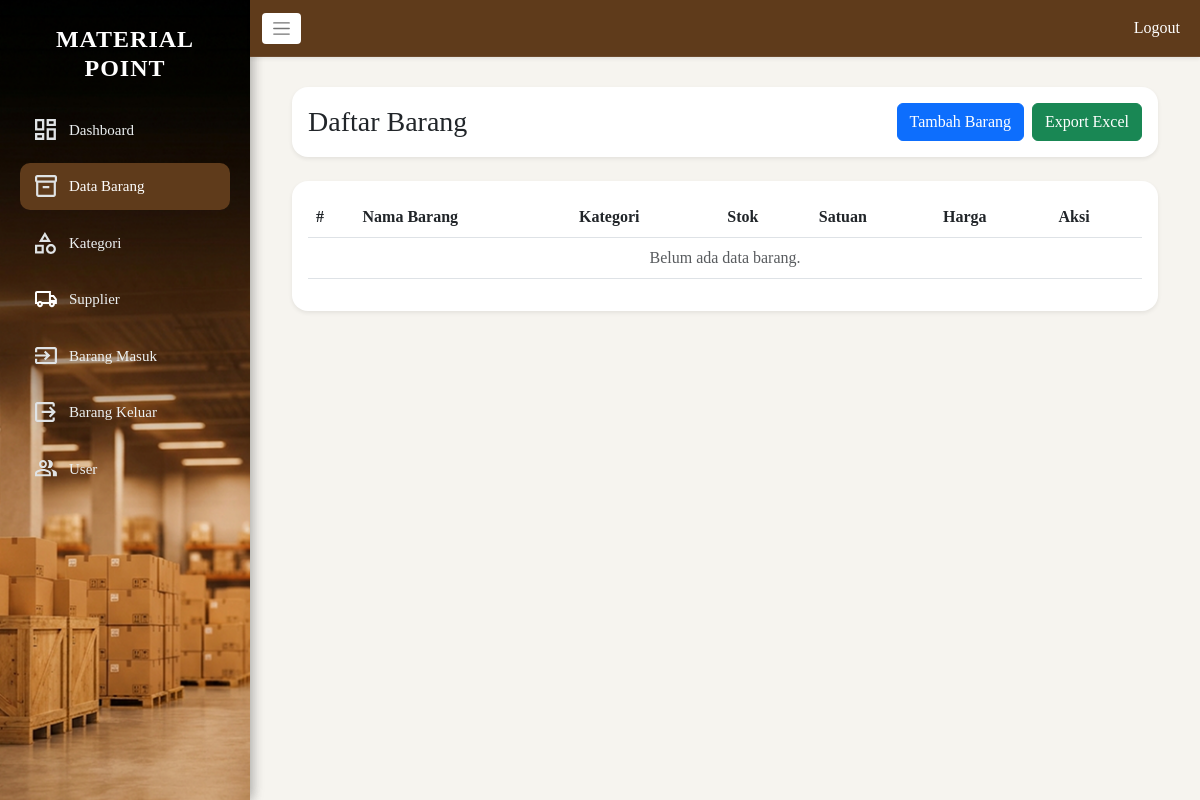
The page /barang/data_barang.php?page=2 (signed in) on the database as committed earlier.
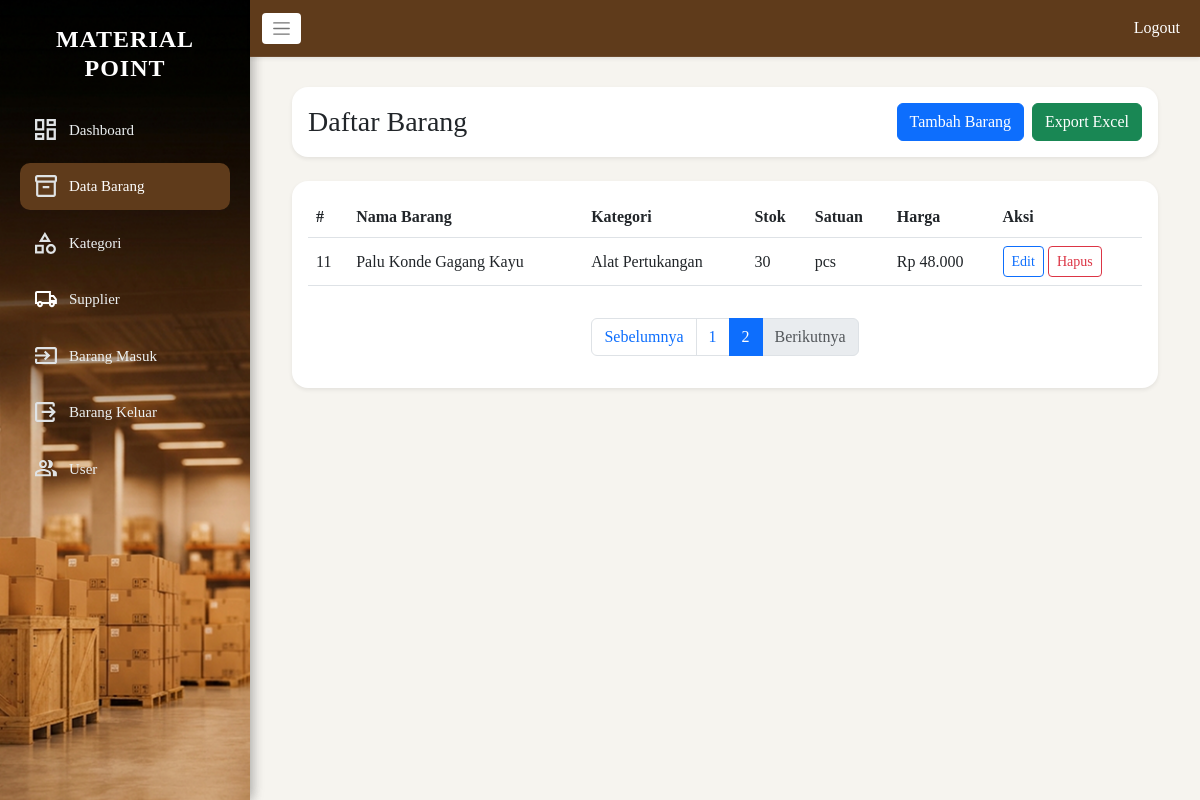
The same page on the database as committed later.
### tables this page shows
CREATE TABLE `barang` (
  `id_barang` int(11) NOT NULL,
  `nama_barang` varchar(100) NOT NULL,
  `id_kategori` int(11) NOT NULL,
  `stok` int(11) NOT NULL DEFAULT 0,
  `satuan` varchar(50) DEFAULT NULL,
  `harga` int(11) NOT NULL
);

CREATE TABLE `kategori` (
  `id_kategori` int(11) NOT NULL,
  `nama_kategori` varchar(100) NOT NULL
);

### layout/nav.php (called while the page is built, shortened)
<?php
$role = $_SESSION['role'] ?? '';
?>

### barang/data_barang.php (the view, shortened to what the changed rows need)
<?php
include '../koneksi_db.php';
$perPage = 10;
$page    = isset($_GET['page']) && is_numeric($_GET['page']) ? max(1, intval($_GET['page'])) : 1;
$offset  = ($page - 1) * $perPage;
$totalRows = 0;
$res = $conn->query("SELECT COUNT(*) AS total FROM barang");
if ($res) { $totalRows = (int)$res->fetch_assoc()['total']; $res->free(); }
$totalPages = max(1, (int)ceil($totalRows / $perPage));
$dataBarang = [];
$sql = "SELECT b.id_barang, b.nama_barang, b.stok, b.satuan, b.harga, k.nama_kategori
        FROM barang b
        JOIN kategori k ON b.id_kategori = k.id_kategori
        ORDER BY b.id_barang ASC LIMIT ? OFFSET ?";
if ($stmt = $conn->prepare($sql)) {
    $stmt->bind_param("ii", $perPage, $offset);
    $stmt->execute();
    $result = $stmt->get_result();
    while ($row = $result->fetch_assoc()) { $dataBarang[] = $row; }
}
?>
<!DOCTYPE html>
<html>
<head>
    <link href="https://cdn.jsdelivr.net/npm/bootstrap@5.3.0/dist/css/bootstrap.min.css" rel="stylesheet">
    <link rel="stylesheet" href="../asset/css/style.css">
</head>
<body class="admin-dashboard">
<div class="main-wrapper">
    <?php include '../layout/nav.php'; ?>
    <div class="content">
        <div class="container-fluid">
            <div class="row g-4">
                <div class="col-12">
                    <div class="card shadow-sm border-0 rounded-4">
                        <div class="card-body">
                            <div class="table-responsive">
                                <table class="table table-hover align-middle">
                                    <thead>
                                        <tr>
                                            <th>#</th>
                                            <th>Nama Barang</th>
                                            <th>Kategori</th>
                                            <th>Stok</th>
                                            <th>Satuan</th>
                                            <th>Harga</th>
                                            <?php if ($role === 'admin'): ?><th>Aksi</th><?php endif; ?>
                                        </tr>
                                    </thead>
                                    <tbody>
                                        <?php if (empty($dataBarang)): ?>
                                            <tr><td colspan="7" class="text-center text-muted">Belum ada data barang.</td></tr>
                                        <?php else: ?>
                                            <?php foreach ($dataBarang as $barang): ?>
                                                <tr class="<?php echo (intval($barang['stok']) <= 5) ? 'table-warning' : ''; ?>">
                                                    <td><?php echo intval($barang['id_barang']); ?></td>
                                                    <td><?php echo htmlspecialchars($barang['nama_barang']); ?></td>
                                                    <td><?php echo htmlspecialchars($barang['nama_kategori']); ?></td>
                                                    <td>
                                                        <?php echo intval($barang['stok']); ?>
                                                    </td>
                                                    <td><?php echo htmlspecialchars($barang['satuan'] ?? '-'); ?></td>
                                                    <td>Rp <?php echo number_format($barang['harga'], 0, ',', '.'); ?></td>
                                                    <?php if ($role === 'admin'): ?>
                                                        <td>
                                                            <a href="edit_barang.php?id=<?php echo intval($barang['id_barang']); ?>" class="btn btn-sm btn-outline-primary">Edit</a>
                                                            <form method="POST" action="proses/proses_delete.php" style="display:inline"
                                                                  onsubmit="return confirm('Apakah Anda yakin ingin menghapus barang ini?')">
                                                                <button type="submit" class="btn btn-sm btn-outline-danger">Hapus</button>
                                                            </form>
                                                        </td>
                                                    <?php endif; ?>
                                                </tr>
                                            <?php endforeach; ?>
                                        <?php endif; ?>
                                    </tbody>
                                </table>
                            </div>
                            <?php if ($totalPages > 1): ?>
                            <nav class="mt-3">
                                <ul class="pagination justify-content-center">
                                    <li class="page-item <?php echo $page <= 1 ? 'disabled' : ''; ?>">
                                        <a class="page-link" href="?page=<?php echo $page - 1; ?>">Sebelumnya</a>
                                    </li>
                                    <?php for ($i = 1; $i <= $totalPages; $i++): ?>
                                        <li class="page-item <?php echo $i === $page ? 'active' : ''; ?>">
                                            <a class="page-link" href="?page=<?php echo $i; ?>"><?php echo $i; ?></a>
                                        </li>
                                    <?php endfor; ?>
                                    <li class="page-item <?php echo $page >= $totalPages ? 'disabled' : ''; ?>">
                                        <a class="page-link" href="?page=<?php echo $page + 1; ?>">Berikutnya</a>
                                    </li>
                                </ul>
                            </nav>
                            <?php endif; ?>
                        </div>
                    </div>
                </div>
            </div>
        </div>
    </div>
</div>
</body>
</html>

Rows that differ between the two databases and show on the page:
added barang: id_barang "11", nama_barang "Palu Konde Gagang Kayu", id_kategori.nama_kategori "Alat Pertukangan", stok "30", satuan "pcs", harga "48.000"
Other text that changed with them:
text no longer shown: "Belum ada data barang."
text now shown: "Sebelumnya Berikutnya"
new list line: "1"
new list line: "2"
